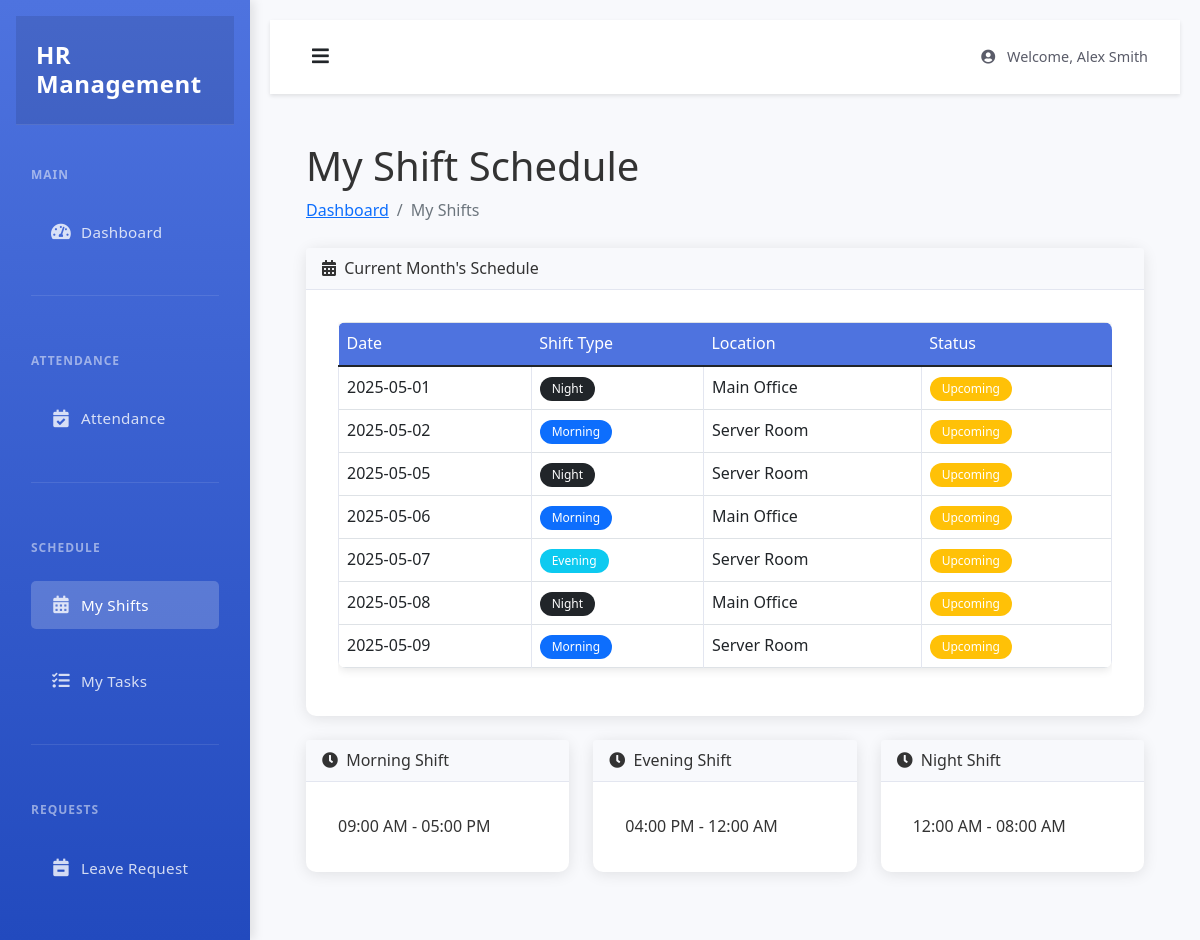
Screenshot of /employee/shifts (signed in) with the database file from the repository.
### tables this page shows
CREATE TABLE shifts (
    id INTEGER PRIMARY KEY AUTOINCREMENT,
    user_id INTEGER NOT NULL,
    date TEXT NOT NULL,
    shift_type TEXT NOT NULL,
    location TEXT,
    created_at TIMESTAMP DEFAULT CURRENT_TIMESTAMP,
    FOREIGN KEY (user_id) REFERENCES users (id)
);

### app.py (the view)
@app.route('/employee/shifts')
@login_required
def view_shifts():
    db = get_db()
    cursor = db.cursor()
    current_month = datetime.now().strftime('%Y-%m')
    cursor.execute('''
        SELECT * FROM shifts
        WHERE user_id = ? AND strftime('%Y-%m', date) = ?
        ORDER BY date
    ''', (session['user_id'], current_month))
    shifts = cursor.fetchall()
    return render_template('employee/shifts.html', shifts=shifts)

### app.py (called while the page is built)
def get_db():
    if not hasattr(g, 'sqlite_db'):
        g.sqlite_db = sqlite3.connect(app.config['DATABASE'])
        g.sqlite_db.row_factory = sqlite3.Row
    return g.sqlite_db

def login_required(f):
    @wraps(f)
    def decorated_function(*args, **kwargs):
        if 'user_id' not in session:
            flash('Please login first')
            return redirect(url_for('login'))
        return f(*args, **kwargs)
    return decorated_function

### templates/employee/shifts.html (shortened to what this page needs)
{% extends 'employee/base.html' %}
{% block content %}
<div class="container-fluid">
    <h1 class="mt-4">My Shift Schedule</h1>
    <ol class="breadcrumb mb-4">
        <li class="breadcrumb-item"><a href="{{ url_for('employee_dashboard') }}">Dashboard</a></li>
        <li class="breadcrumb-item active">My Shifts</li>
    </ol>
    <div class="card mb-4">
        <div class="card-header">
            <i class="fas fa-calendar-alt me-1"></i>
            Current Month's Schedule
        </div>
        <div class="card-body">
            <div class="table-responsive">
                <table class="table table-bordered table-hover">
                    <thead>
                        <tr>
                            <th>Date</th>
                            <th>Shift Type</th>
                            <th>Location</th>
                            <th>Status</th>
                        </tr>
                    </thead>
                    <tbody>
                        {% for shift in shifts %}
                        <tr>
                            <td>{{ shift.date }}</td>
                            <td>
                                <span class="badge {% if shift.shift_type == 'Morning' %}bg-primary
                                    {% elif shift.shift_type == 'Evening' %}bg-info
                                    {% else %}bg-dark{% endif %}">
                                    {{ shift.shift_type }}
                                </span>
                            </td>
                            <td>{{ shift.location }}</td>
                            <td>
                                {% set current_date = today|string %}
                                {% if shift.date < current_date %}
                                    <span class="badge bg-secondary">Completed</span>
                                {% elif shift.date == current_date %}
                                    <span class="badge bg-success">Today</span>
                                {% else %}
                                    <span class="badge bg-warning">Upcoming</span>
                                {% endif %}
                            </td>
                        </tr>
                        {% else %}
                        <tr>
                            <td colspan="4" class="text-center">No shifts scheduled</td>
                        </tr>
                        {% endfor %}
                    </tbody>
                </table>
            </div>
        </div>
    </div>
    <div class="row">
        <div class="col-xl-4 col-md-6">
            <div class="card mb-4">
                <div class="card-header">
                    <i class="fas fa-clock me-1"></i>
                    Morning Shift
                </div>
                <div class="card-body">
                    <p class="mb-0">09:00 AM - 05:00 PM</p>
                </div>
            </div>
        </div>
        <div class="col-xl-4 col-md-6">
            <div class="card mb-4">
                <div class="card-header">
                    <i class="fas fa-clock me-1"></i>
                    Evening Shift
                </div>
                <div class="card-body">
                    <p class="mb-0">04:00 PM - 12:00 AM</p>
                </div>
            </div>
        </div>
        <div class="col-xl-4 col-md-6">
            <div class="card mb-4">
                <div class="card-header">
                    <i class="fas fa-clock me-1"></i>
                    Night Shift
                </div>
                <div class="card-body">
                    <p class="mb-0">12:00 AM - 08:00 AM</p>
                </div>
            </div>
        </div>
    </div>
</div>
{% endblock %}

### static/style.css (style rules this page uses)
* { margin: 0; padding: 0; box-sizing: border-box; }
body { font-family: 'Segoe UI', Tahoma, Geneva, Verdana, sans-serif; line-height: 1.6; background-color: #f8f9fa; color: #333; min-height: 100vh; display: flex; flex-direction: column; }
.card { background: white; border-radius: 10px; box-shadow: 0 2px 15px rgba(0, 0, 0, 0.1); transition: transform 0.2s, box-shadow 0.2s; margin-bottom: 20px; border: none; }
.card-body { padding: 2rem; }
.table { background: white; border-radius: 8px; overflow: hidden; box-shadow: 0 2px 10px rgba(0, 0, 0, 0.1); }
.table th { background-color: #4e73df; color: white; font-weight: 500; border: none; }
.table td { vertical-align: middle; border-color: #e3e6f0; }
.badge { padding: 0.5em 1em; font-weight: 500; border-radius: 30px; }
.card { margin-bottom: 20px; }
.card-header { background-color: #f8f9fc; border-bottom: 1px solid #e3e6f0; }

### rows the page displays
shifts: date "2025-05-01", shift_type "Night", location "Main Office", shows "Upcoming"
shifts: date "2025-05-02", shift_type "Morning", location "Server Room", shows "Upcoming"
shifts: date "2025-05-05", shift_type "Night", location "Server Room", shows "Upcoming"
shifts: date "2025-05-06", shift_type "Morning", location "Main Office", shows "Upcoming"
shifts: date "2025-05-07", shift_type "Evening", location "Server Room", shows "Upcoming"
shifts: date "2025-05-08", shift_type "Night", location "Main Office", shows "Upcoming"
shifts: date "2025-05-09", shift_type "Morning", location "Server Room", shows "Upcoming"

### other values shown
{{ session.get('username') }} "Alex Smith"
